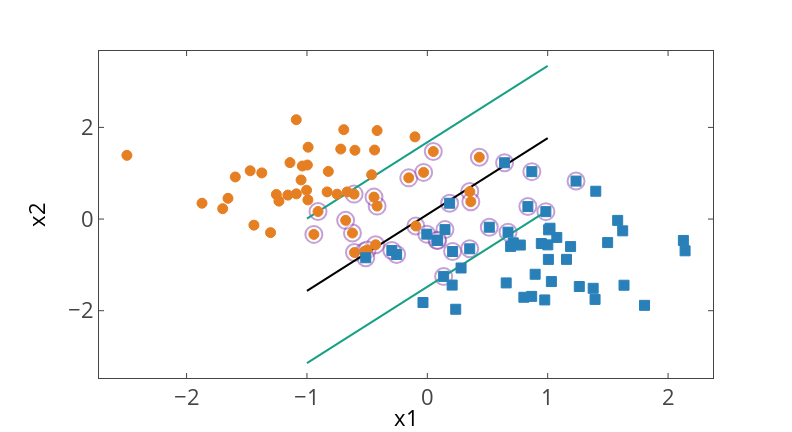

The notebook cell saved with this chart:
### Markdown cell above
### Wende Soft-Margin SVM (C-SVM) mit kleinem C auf Daten an

### Code cell
svm = SVC(kernel="linear",C=10**-1)
svm.fit(X,y)
plot_data(X,y,svm,interactive=True)
